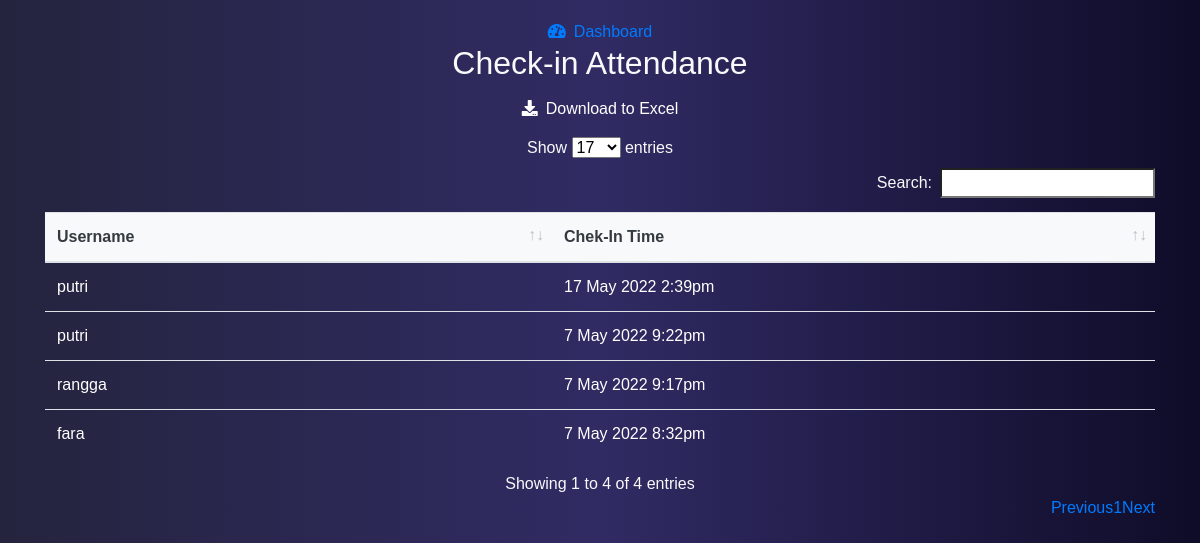
The app's page /tataUsaha/absen-mhs.php (signed in) with its own data.
### tables this page shows
CREATE TABLE `history_in` (
  `id_masuk` int(11) NOT NULL,
  `date_masuk` datetime NOT NULL,
  `username` varchar(50) NOT NULL,
  `level_user` enum('mahasiswa','dosen','tata_usaha','') NOT NULL
);

### tataUsaha/absen-mhs.php (the view, shortened to what this page needs)
<?php
include '../config/config.php';
$level_dsn = $_SESSION['level'] == 'dosen';
if ($level_dsn) {
  $query = mysqli_query($conn, "SELECT * FROM history_in WHERE level_user='mahasiswa'");
}
?>
<!DOCTYPE html>
<html lang="en">
<head>
  <link rel="stylesheet" href="../bootstrap/css/bootstrap.min.css">
  <link rel="stylesheet" href="../css/masuk.css">
  <link rel="stylesheet" href="../css/absen-dosen.css">
  <link rel="stylesheet" href="../font-awesome/fa/css/all.css">
  <link rel="stylesheet" href="../datatable/data/css/dataTables.bootstrap4.min.css">
</head>
<body class="bg-dark text-light">
  <div class="container">
    <nav>
      <a href="dashboard.php"><i class="fas fa-tachometer-alt mr-2"></i>Dashboard</a>
    </nav>
    <div class="title">
      <h2>Check-in Attendance</h2>
    </div>
    <div class="table-responsive" style="width: 100%;">
      <a href="export_data_in.php" target="_blank"><button class="btn text-white mb-2 download"><i
            class="fas fa-download mr-2"></i>Download to Excel</button></a>
      <table class="table" id="data" style="text-align: left;">
        <thead>
          <tr class="bg-light text-dark">
            <th>Username</th>
            <th>Chek-In Time</th>
          </tr>
        </thead>
        <tbody>
          <?php foreach ($query as $data) : ?>
          <tr class="text-white">
            <td><?= $data['username']; ?></td>
            <td>
              <?php
                $date = date_create($data['date_masuk']);
                ?>
              <?= date_format($date, 'j F Y g:ia'); ?>
            </td>
          </tr>
          <?php endforeach; ?>
        </tbody>
      </table>
    </div>
  </div>
</body>
</html>

### css/masuk.css (style rules this page uses)
body { margin: 0; padding: 0; font-family: Arial, Helvetica, sans-serif; text-align: center; height: 100vh; background: #0f0c29; background: -webkit-linear-gradient(to right, #24243e, #302b63, #0f0c29); background: linear-gradient(to right, #24243e, #302b63, #0f0c29); }

### css/absen-dosen.css (style rules this page uses)
body { padding: 20px; }

### records on screen
history_in: username "fara", date_masuk "7 May 2022 8:32pm"
history_in: username "rangga", date_masuk "7 May 2022 9:17pm"
history_in: username "putri", date_masuk "7 May 2022 9:22pm"
history_in: username "putri", date_masuk "17 May 2022 2:39pm"
